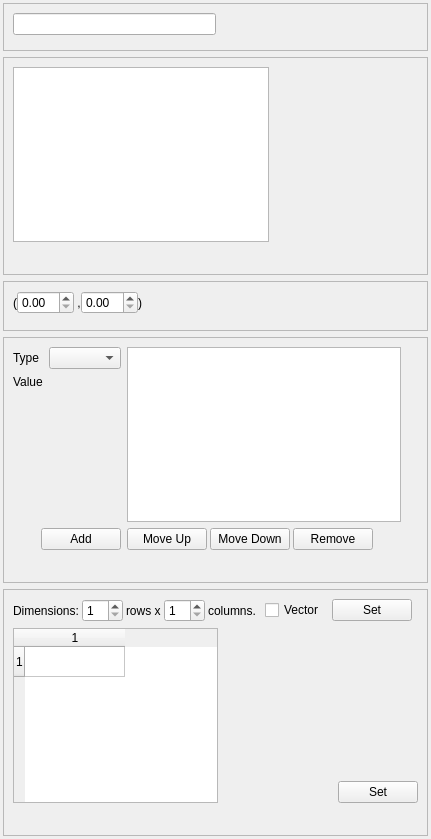
<ui version="4.0" >
 <class>Types</class>
 <widget class="QWidget" name="Types" >
  <property name="geometry" >
   <rect>
    <x>0</x>
    <y>0</y>
    <width>431</width>
    <height>839</height>
   </rect>
  </property>
  <property name="windowTitle" >
   <string>Types</string>
  </property>
  <layout class="QGridLayout" >
   <property name="margin" >
    <number>3</number>
   </property>
   <property name="spacing" >
    <number>6</number>
   </property>
   <item row="0" column="0" >
    <widget class="QFrame" name="lineFrame" >
     <property name="frameShape" >
      <enum>QFrame::StyledPanel</enum>
     </property>
     <property name="frameShadow" >
      <enum>QFrame::Raised</enum>
     </property>
     <layout class="QGridLayout" >
      <property name="margin" >
       <number>9</number>
      </property>
      <property name="spacing" >
       <number>6</number>
      </property>
      <item row="0" column="0" >
       <widget class="QLineEdit" name="lineEdit" />
      </item>
      <item row="0" column="1" >
       <spacer>
        <property name="orientation" >
         <enum>Qt::Horizontal</enum>
        </property>
        <property name="sizeHint" >
         <size>
          <width>40</width>
          <height>20</height>
         </size>
        </property>
       </spacer>
      </item>
      <item row="1" column="0" >
       <spacer>
        <property name="orientation" >
         <enum>Qt::Vertical</enum>
        </property>
        <property name="sizeHint" >
         <size>
          <width>20</width>
          <height>40</height>
         </size>
        </property>
       </spacer>
      </item>
     </layout>
    </widget>
   </item>
   <item row="1" column="0" >
    <widget class="QFrame" name="textFrame" >
     <property name="frameShape" >
      <enum>QFrame::StyledPanel</enum>
     </property>
     <property name="frameShadow" >
      <enum>QFrame::Raised</enum>
     </property>
     <layout class="QGridLayout" >
      <property name="margin" >
       <number>9</number>
      </property>
      <property name="spacing" >
       <number>6</number>
      </property>
      <item row="0" column="0" >
       <widget class="QTextEdit" name="textEdit" />
      </item>
      <item row="0" column="1" >
       <spacer>
        <property name="orientation" >
         <enum>Qt::Horizontal</enum>
        </property>
        <property name="sizeHint" >
         <size>
          <width>40</width>
          <height>20</height>
         </size>
        </property>
       </spacer>
      </item>
      <item row="1" column="0" >
       <spacer>
        <property name="orientation" >
         <enum>Qt::Vertical</enum>
        </property>
        <property name="sizeHint" >
         <size>
          <width>20</width>
          <height>40</height>
         </size>
        </property>
       </spacer>
      </item>
     </layout>
    </widget>
   </item>
   <item row="2" column="0" >
    <widget class="QFrame" name="complexFrame" >
     <property name="frameShape" >
      <enum>QFrame::StyledPanel</enum>
     </property>
     <property name="frameShadow" >
      <enum>QFrame::Raised</enum>
     </property>
     <layout class="QGridLayout" >
      <property name="margin" >
       <number>9</number>
      </property>
      <property name="spacing" >
       <number>6</number>
      </property>
      <item row="0" column="0" >
       <layout class="QHBoxLayout" >
        <property name="margin" >
         <number>0</number>
        </property>
        <property name="spacing" >
         <number>0</number>
        </property>
        <item>
         <widget class="QLabel" name="label" >
          <property name="text" >
           <string>(</string>
          </property>
         </widget>
        </item>
        <item>
         <widget class="QDoubleSpinBox" name="complexLeftSpinner" />
        </item>
        <item>
         <widget class="QLabel" name="label_2" >
          <property name="text" >
           <string> ,</string>
          </property>
         </widget>
        </item>
        <item>
         <widget class="QDoubleSpinBox" name="complexRightSpinner" />
        </item>
        <item>
         <widget class="QLabel" name="label_3" >
          <property name="text" >
           <string>)</string>
          </property>
         </widget>
        </item>
       </layout>
      </item>
      <item row="0" column="1" >
       <spacer>
        <property name="orientation" >
         <enum>Qt::Horizontal</enum>
        </property>
        <property name="sizeHint" >
         <size>
          <width>40</width>
          <height>20</height>
         </size>
        </property>
       </spacer>
      </item>
      <item row="1" column="0" >
       <spacer>
        <property name="orientation" >
         <enum>Qt::Vertical</enum>
        </property>
        <property name="sizeHint" >
         <size>
          <width>20</width>
          <height>40</height>
         </size>
        </property>
       </spacer>
      </item>
     </layout>
    </widget>
   </item>
   <item row="3" column="0" >
    <widget class="QFrame" name="recordFrame" >
     <property name="frameShape" >
      <enum>QFrame::StyledPanel</enum>
     </property>
     <property name="frameShadow" >
      <enum>QFrame::Raised</enum>
     </property>
     <layout class="QGridLayout" >
      <property name="margin" >
       <number>9</number>
      </property>
      <property name="spacing" >
       <number>6</number>
      </property>
      <item row="0" column="0" >
       <layout class="QGridLayout" >
        <property name="margin" >
         <number>0</number>
        </property>
        <property name="spacing" >
         <number>6</number>
        </property>
        <item row="0" column="0" >
         <layout class="QGridLayout" >
          <property name="margin" >
           <number>0</number>
          </property>
          <property name="spacing" >
           <number>6</number>
          </property>
          <item row="0" column="0" >
           <widget class="QLabel" name="label_8" >
            <property name="text" >
             <string>Type</string>
            </property>
           </widget>
          </item>
          <item row="0" column="1" >
           <widget class="QComboBox" name="recordTypeChooser" />
          </item>
          <item row="1" column="0" >
           <widget class="QLabel" name="label_9" >
            <property name="text" >
             <string>Value</string>
            </property>
           </widget>
          </item>
          <item row="2" column="0" >
           <spacer>
            <property name="orientation" >
             <enum>Qt::Vertical</enum>
            </property>
            <property name="sizeHint" >
             <size>
              <width>20</width>
              <height>141</height>
             </size>
            </property>
           </spacer>
          </item>
          <item rowspan="2" row="1" column="1" >
           <widget class="QFrame" name="recordValueFrame" >
            <property name="frameShape" >
             <enum>QFrame::NoFrame</enum>
            </property>
            <property name="frameShadow" >
             <enum>QFrame::Plain</enum>
            </property>
            <property name="lineWidth" >
             <number>0</number>
            </property>
           </widget>
          </item>
          <item row="3" column="0" colspan="2" >
           <layout class="QHBoxLayout" >
            <property name="margin" >
             <number>0</number>
            </property>
            <property name="spacing" >
             <number>6</number>
            </property>
            <item>
             <spacer>
              <property name="orientation" >
               <enum>Qt::Horizontal</enum>
              </property>
              <property name="sizeHint" >
               <size>
                <width>40</width>
                <height>20</height>
               </size>
              </property>
             </spacer>
            </item>
            <item>
             <widget class="QPushButton" name="recordAddButton" >
              <property name="text" >
               <string>Add</string>
              </property>
             </widget>
            </item>
           </layout>
          </item>
         </layout>
        </item>
        <item row="0" column="1" >
         <layout class="QGridLayout" >
          <property name="margin" >
           <number>0</number>
          </property>
          <property name="spacing" >
           <number>6</number>
          </property>
          <item row="0" column="0" >
           <widget class="QListWidget" name="recordList" />
          </item>
          <item row="1" column="0" >
           <layout class="QHBoxLayout" >
            <property name="margin" >
             <number>0</number>
            </property>
            <property name="spacing" >
             <number>3</number>
            </property>
            <item>
             <widget class="QPushButton" name="recordMoveUpButton" >
              <property name="text" >
               <string>Move Up</string>
              </property>
             </widget>
            </item>
            <item>
             <widget class="QPushButton" name="recordMoveDownButton" >
              <property name="text" >
               <string>Move Down</string>
              </property>
             </widget>
            </item>
            <item>
             <widget class="QPushButton" name="recordRemoveButton" >
              <property name="text" >
               <string>Remove</string>
              </property>
             </widget>
            </item>
            <item>
             <spacer>
              <property name="orientation" >
               <enum>Qt::Horizontal</enum>
              </property>
              <property name="sizeHint" >
               <size>
                <width>40</width>
                <height>20</height>
               </size>
              </property>
             </spacer>
            </item>
           </layout>
          </item>
         </layout>
        </item>
       </layout>
      </item>
      <item row="0" column="1" >
       <spacer>
        <property name="orientation" >
         <enum>Qt::Horizontal</enum>
        </property>
        <property name="sizeHint" >
         <size>
          <width>40</width>
          <height>20</height>
         </size>
        </property>
       </spacer>
      </item>
      <item row="1" column="0" >
       <spacer>
        <property name="orientation" >
         <enum>Qt::Vertical</enum>
        </property>
        <property name="sizeHint" >
         <size>
          <width>20</width>
          <height>40</height>
         </size>
        </property>
       </spacer>
      </item>
     </layout>
    </widget>
   </item>
   <item row="4" column="0" >
    <widget class="QFrame" name="arrayFrame" >
     <property name="frameShape" >
      <enum>QFrame::StyledPanel</enum>
     </property>
     <property name="frameShadow" >
      <enum>QFrame::Raised</enum>
     </property>
     <layout class="QGridLayout" >
      <property name="margin" >
       <number>9</number>
      </property>
      <property name="spacing" >
       <number>6</number>
      </property>
      <item row="0" column="0" >
       <layout class="QGridLayout" >
        <property name="margin" >
         <number>0</number>
        </property>
        <property name="spacing" >
         <number>6</number>
        </property>
        <item row="0" column="0" colspan="2" >
         <layout class="QHBoxLayout" >
          <property name="margin" >
           <number>0</number>
          </property>
          <property name="spacing" >
           <number>3</number>
          </property>
          <item>
           <widget class="QLabel" name="label_6" >
            <property name="text" >
             <string>Dimensions:</string>
            </property>
           </widget>
          </item>
          <item>
           <widget class="QSpinBox" name="arrayRowSpinner" >
            <property name="minimum" >
             <number>1</number>
            </property>
           </widget>
          </item>
          <item>
           <widget class="QLabel" name="label_4" >
            <property name="text" >
             <string>rows x</string>
            </property>
           </widget>
          </item>
          <item>
           <widget class="QSpinBox" name="arrayColSpinner" >
            <property name="minimum" >
             <number>1</number>
            </property>
           </widget>
          </item>
          <item>
           <widget class="QLabel" name="label_5" >
            <property name="text" >
             <string>columns.</string>
            </property>
           </widget>
          </item>
          <item>
           <spacer>
            <property name="orientation" >
             <enum>Qt::Horizontal</enum>
            </property>
            <property name="sizeHint" >
             <size>
              <width>40</width>
              <height>20</height>
             </size>
            </property>
           </spacer>
          </item>
          <item>
           <widget class="QCheckBox" name="arrayVectorBox" >
            <property name="text" >
             <string>Vector</string>
            </property>
           </widget>
          </item>
          <item>
           <spacer>
            <property name="orientation" >
             <enum>Qt::Horizontal</enum>
            </property>
            <property name="sizeHint" >
             <size>
              <width>40</width>
              <height>20</height>
             </size>
            </property>
           </spacer>
          </item>
          <item>
           <widget class="QPushButton" name="arrayDimSetButton" >
            <property name="text" >
             <string>Set</string>
            </property>
           </widget>
          </item>
          <item>
           <spacer>
            <property name="orientation" >
             <enum>Qt::Horizontal</enum>
            </property>
            <property name="sizeHint" >
             <size>
              <width>40</width>
              <height>20</height>
             </size>
            </property>
           </spacer>
          </item>
         </layout>
        </item>
        <item row="1" column="0" >
         <widget class="QTableWidget" name="arrayTable" >
          <property name="rowCount" >
           <number>1</number>
          </property>
          <property name="columnCount" >
           <number>1</number>
          </property>
          <row/>
          <column/>
         </widget>
        </item>
        <item row="1" column="1" >
         <layout class="QGridLayout" >
          <property name="margin" >
           <number>0</number>
          </property>
          <property name="spacing" >
           <number>6</number>
          </property>
          <item row="0" column="0" colspan="2" >
           <widget class="QFrame" name="arrayValueFrame" >
            <property name="frameShape" >
             <enum>QFrame::NoFrame</enum>
            </property>
            <property name="frameShadow" >
             <enum>QFrame::Plain</enum>
            </property>
            <property name="lineWidth" >
             <number>0</number>
            </property>
           </widget>
          </item>
          <item row="1" column="0" >
           <spacer>
            <property name="orientation" >
             <enum>Qt::Horizontal</enum>
            </property>
            <property name="sizeHint" >
             <size>
              <width>141</width>
              <height>20</height>
             </size>
            </property>
           </spacer>
          </item>
          <item row="1" column="1" >
           <widget class="QPushButton" name="arrayValSetButton" >
            <property name="text" >
             <string>Set</string>
            </property>
           </widget>
          </item>
         </layout>
        </item>
        <item row="2" column="0" colspan="2" >
         <spacer>
          <property name="orientation" >
           <enum>Qt::Vertical</enum>
          </property>
          <property name="sizeHint" >
           <size>
            <width>20</width>
            <height>40</height>
           </size>
          </property>
         </spacer>
        </item>
       </layout>
      </item>
      <item row="0" column="1" >
       <spacer>
        <property name="orientation" >
         <enum>Qt::Horizontal</enum>
        </property>
        <property name="sizeHint" >
         <size>
          <width>40</width>
          <height>20</height>
         </size>
        </property>
       </spacer>
      </item>
     </layout>
    </widget>
   </item>
  </layout>
 </widget>
 <resources/>
 <connections>
  <connection>
   <sender>arrayVectorBox</sender>
   <signal>clicked(bool)</signal>
   <receiver>arrayRowSpinner</receiver>
   <slot>setDisabled(bool)</slot>
   <hints>
    <hint type="sourcelabel" >
     <x>316</x>
     <y>596</y>
    </hint>
    <hint type="destinationlabel" >
     <x>95</x>
     <y>598</y>
    </hint>
   </hints>
  </connection>
 </connections>
</ui>
